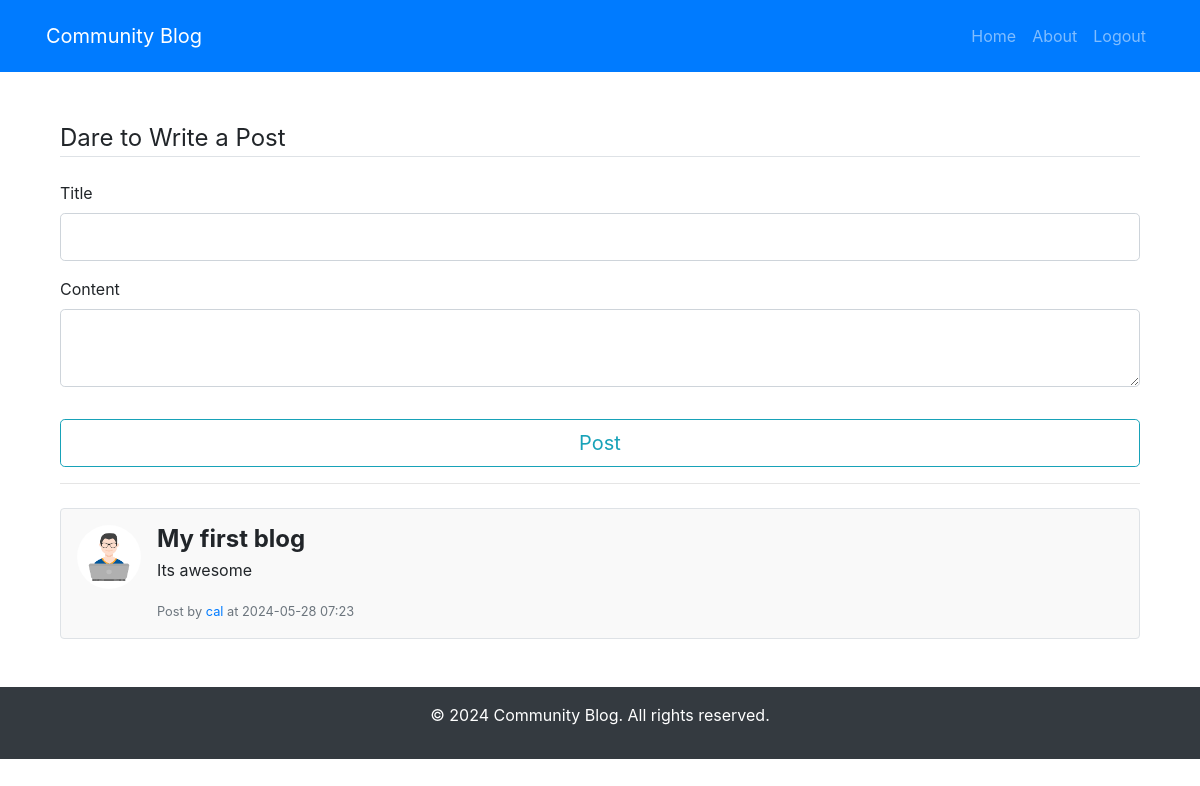
Screenshot of /home (signed in) with the database file from the repository.
### app/models.py (models this page shows, shortened)
class Post(db.Model, UserMixin):
    id = db.Column(db.Integer, primary_key=True)
    title = db.Column(db.String(120), nullable=False)
    content = db.Column(db.String(1024), nullable=False)
    user_id = db.Column(db.Integer, db.ForeignKey('user.id'))
    timestamp = db.Column(db.DateTime, index=True, default=datetime.utcnow)

class User(db.Model, UserMixin):
    id = db.Column(db.Integer, primary_key=True)
    username = db.Column(db.String(64), unique=True, nullable=False)
    email = db.Column(db.String(120), unique=True, nullable=False)
    password = db.Column(db.String(128))
    bio = db.Column(db.String(500))
    img = db.Column(db.String(128), default='default.png')
    is_active = db.Column(db.Boolean, default=False)
    posts = db.relationship('Post', backref='author', lazy='dynamic')
    followed = db.relationship(
        'User', secondary=followers,
        primaryjoin=(followers.c.follower_id == id),
        secondaryjoin=(followers.c.followed_id == id),
        backref=db.backref('followers', lazy='dynamic'), lazy='dynamic'
    )

### app/routes.py (the view, shortened to what this page needs)
@login_required
@app.route('/')
@app.route('/home', methods=['GET', 'POST'])
def home():
    if current_user.is_anonymous:
        return redirect(url_for('landingpage'))
    form = AddPost()
    posts = Post.query.all()
    return render_template('home.html', title='Home', posts=posts, form=form)

### app/forms.py
class AddPost(FlaskForm):
    title =StringField('Title', validators=[DataRequired()])
    content = TextAreaField(validators=[DataRequired()])
    submit = SubmitField('Post')

### app/routes.py (called while the page is built)
@login_manager.user_loader
def load_user(user_id):
    return User.query.get(int(user_id))

### app/templates/home.html (shortened to what this page needs)
{% extends 'index.html' %}
{% block content %}
<div class="container my-5">
    <form method="POST">
        <fieldset class="form-group">
            <legend class="border-bottom mb-4">Dare to Write a Post</legend>
            <div class="form-group">
                {{ form.title.label(class="form-control-label") }}
                {{ form.title(class="form-control form-control-lg" if not form.title.errors else "form-control form-control-lg is-invalid") }}
            </div>
            <div class="form-group">
                {{ form.content.label(class="form-control-label") }}
                {{ form.content(class="form-control form-control-lg" if not form.content.errors else "form-control form-control-lg is-invalid") }}
            </div>
        </fieldset>
        <div class="form-group">
            {{ form.submit(class="btn btn-outline-info btn-lg btn-block") }}
        </div>
    </form>
    <hr>
    <ul class="list-unstyled mt-4">
        {% for post in posts %}
            <li class="media mb-4 p-3 border rounded">
                <img class="mr-3 rounded-circle" src="{{ url_for('static', filename='images/' + post.author.img) }}" alt="{{ post.author.username }}" width="64" height="64">
                <div class="media-body">
                    <h3 class="mt-0 mb-1">{{ post.title }}</h3>
                    <p>{{ post.content }}</p>
                    <small class="text-muted">Post by <a href="{{ url_for('about', username=post.author.username) }}">{{ post.author.username }}</a> at {{ post.timestamp.strftime('%Y-%m-%d %H:%M') }}</small>
                </div>
            </li>
        {% endfor %}
    </ul>
</div>
{% endblock %}

### app/static/main.css (style rules this page uses)
.media { background-color: #f9f9f9; }
.media-body h3 { font-size: 1.5rem; font-weight: bold; }
.media-body p { font-size: 1rem; }

### rows the page displays
Post: img (picture), title "My first blog", content "Its awesome", author.username "cal", timestamp "2024-05-28 07:23"
